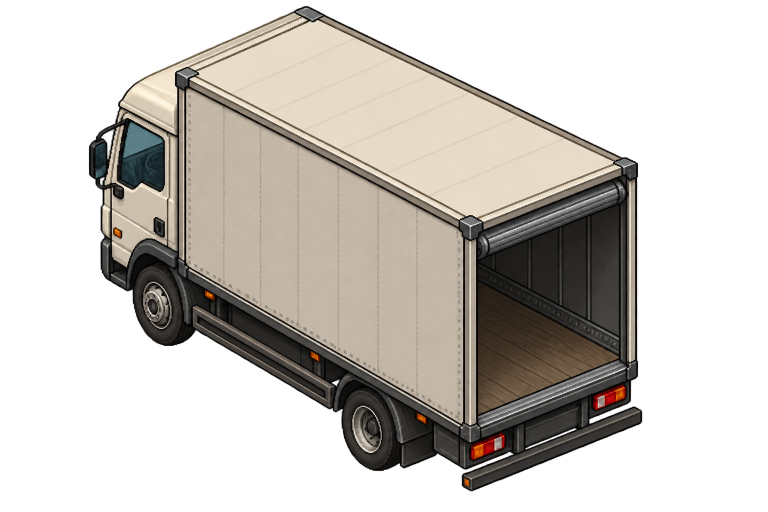
#> input picture output/truck-open-source.png, 1536 x 1024 px (shown at 1/2 size)
$ python build_truck_assets.py
#> lines starting #> are read from the running program, lines starting #| are printed output that depends on the picture; after the words box and inside, x2 and y2 are one past the last pixel; in counts of white or black regions, pixels touching at a corner belong together
"""Prepare the approved truck and an independent cargo-door animation strip."""
from pathlib import Path

from PIL import Image, ImageDraw


ROOT = Path(__file__).resolve().parents[1]
OPEN_SOURCE = ROOT / "output/truck-open-source.png"
CLOSED_SOURCE = ROOT / "output/truck-closed-source.png"
TRUCK_OUTPUT = ROOT / "assets/generated/delivery-truck-open.png"
DOOR_OUTPUT = ROOT / "assets/generated/truck-cargo-door-strip.png"
PREVIEW_OUTPUT = ROOT / "output/truck-cargo-door-animation-preview.png"

SOURCE_BOX = (130, 0, 1330, 1024)
FRAME_SIZE = 512
INNER_SIZE = (496, 423)
OFFSET = (8, 44)
FRAME_PROGRESS = (0.0, 0.25, 0.50, 0.75, 1.0)

# Closed rear-door aperture in full source coordinates.
TOP_LEFT = (956, 426)
TOP_RIGHT = (1250, 335)
BOTTOM_RIGHT = (1250, 719)
BOTTOM_LEFT = (956, 811)


def normalized_y(left_y: float, right_y: float, x: int) -> float:
    ratio = (x - TOP_LEFT[0]) / (TOP_RIGHT[0] - TOP_LEFT[0])
    return left_y + (right_y - left_y) * ratio


def cargo_mask(progress: float, size: tuple[int, int]) -> Image.Image:
    mask = Image.new("L", size, 0)
    pixels = mask.load()
    if progress >= 1:
        return mask
    for x in range(TOP_LEFT[0], TOP_RIGHT[0] + 1):
        top = normalized_y(TOP_LEFT[1], TOP_RIGHT[1], x)
        bottom = normalized_y(BOTTOM_LEFT[1], BOTTOM_RIGHT[1], x)
        visible_until = top + (bottom - top) * (1 - progress)
        for y in range(max(0, int(top)), min(size[1], int(visible_until) + 1)):
            pixels[x, y] = 255
    return mask


def fit_to_frame(image: Image.Image) -> Image.Image:
    cropped = image.crop(SOURCE_BOX).resize(INNER_SIZE, Image.Resampling.NEAREST)
    frame = Image.new("RGBA", (FRAME_SIZE, FRAME_SIZE), (0, 0, 0, 0))
    frame.alpha_composite(cropped, OFFSET)
    return frame


def main() -> None:
    opened = Image.open(OPEN_SOURCE).convert("RGBA")
#> opened is the input picture: PIL image 1536x1024 RGBA; mean R, G, B, A 77.1, 72, 65.1, 116.6
    closed = Image.open(CLOSED_SOURCE).convert("RGBA")
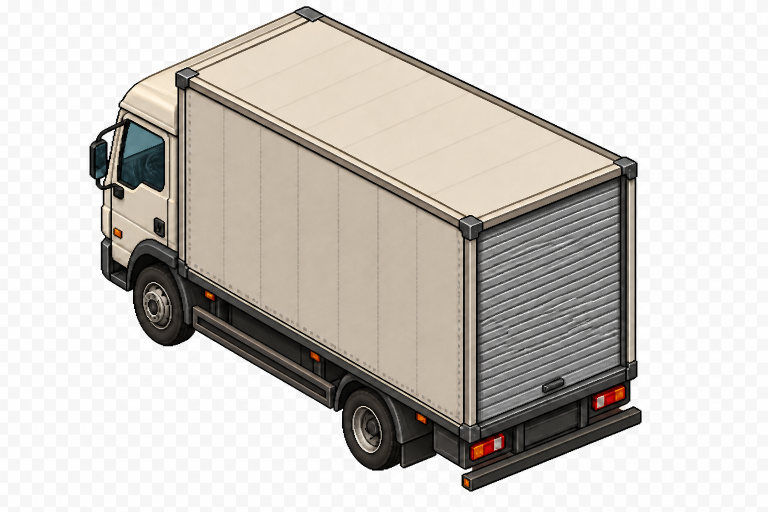
#> input picture output/truck-closed-source.png, 1536 x 1024 px (shown at 1/2 size)
    if opened.size != closed.size:
        raise SystemExit(f"truck sources must align: open={opened.size} closed={closed.size}")

    truck = fit_to_frame(opened)
#> in fit_to_frame, `cropped = image.crop(SOURCE_BOX).resize(INNER_SIZE, Image.Resampling.N..`:
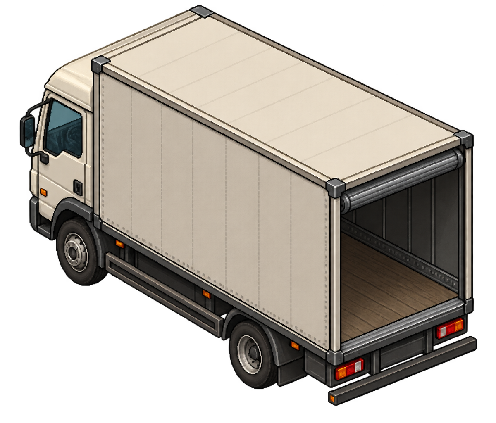
#> cropped: PIL image 496x423 RGBA; mean R, G, B, A 97.1, 90.7, 82.1, 149.3; transparent parts drawn white
#> in fit_to_frame, `frame = Image.new("RGBA", (FRAME_SIZE, FRAME_SIZE), (0, 0, 0, 0))`: frame: PIL image 512x512 RGBA; every value is 0
#> in fit_to_frame, `frame.alpha_composite(cropped, OFFSET)`:
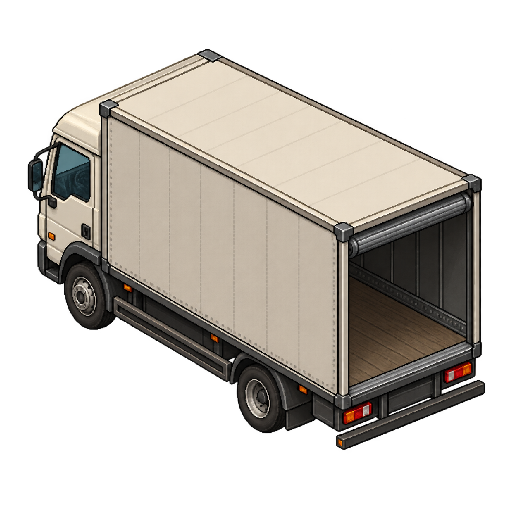
#> frame: PIL image 512x512 RGBA; mean R, G, B, A 68.8, 64.3, 58.5, 119.5; transparent parts drawn white
    strip = Image.new("RGBA", (FRAME_SIZE * len(FRAME_PROGRESS), FRAME_SIZE), (0, 0, 0, 0))
#> strip: PIL image 2560x512 RGBA; every value is 0
    previews = []
    for index, progress in enumerate(FRAME_PROGRESS):
        full_layer = Image.new("RGBA", closed.size, (0, 0, 0, 0))
        mask = cargo_mask(progress, closed.size)
        full_layer.paste(closed, (0, 0), mask)
        layer = fit_to_frame(full_layer)
        strip.alpha_composite(layer, (index * FRAME_SIZE, 0))
        preview = truck.copy()
        preview.alpha_composite(layer)
        previews.append(preview)
#> this loop made 5 passes
#> pass 1, in main, `mask = cargo_mask(progress, closed.size)`:
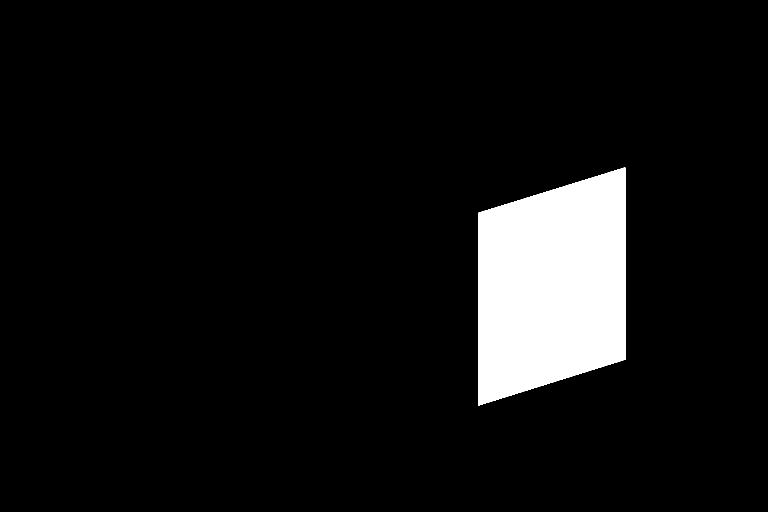
#> mask: PIL image 1536x1024 L (shown at 1/2 size); 7.2% white; 1 white region, box (x1, y1, x2, y2) and area: (956, 335, 1251, 812) 113720
#> pass 1, in fit_to_frame (call 2), `cropped = image.crop(SOURCE_BOX).resize(INNER_SIZE, Image.Resampling.N..`:
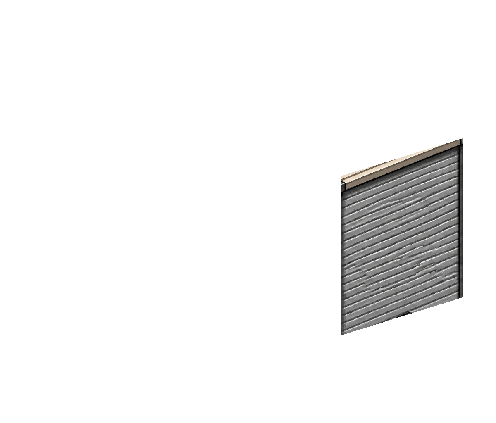
#> cropped: PIL image 496x423 RGBA; mean R, G, B, A 11.5, 11.4, 11.3, 23.6; transparent parts drawn white
#> after the loop:
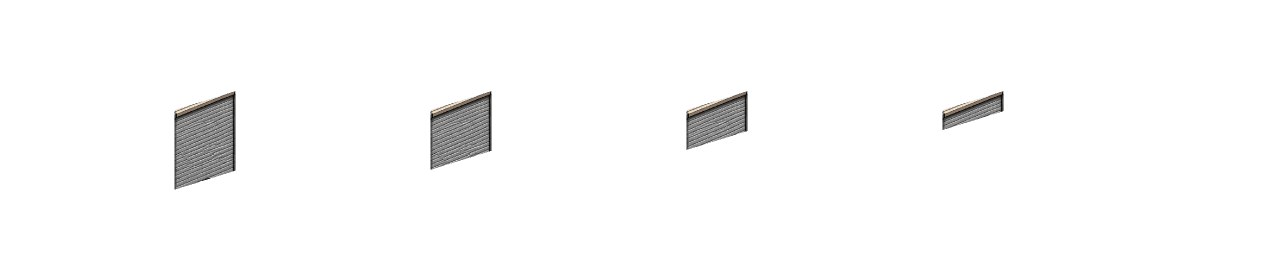
#> strip: PIL image 2560x512 RGBA (shown at 1/2 size); mean R, G, B, A 4.6, 4.5, 4.5, 9.5; transparent parts drawn white
#> after the loop, previews = 5 items

    TRUCK_OUTPUT.parent.mkdir(parents=True, exist_ok=True)
    PREVIEW_OUTPUT.parent.mkdir(parents=True, exist_ok=True)
    truck.save(TRUCK_OUTPUT)
    strip.save(DOOR_OUTPUT)

    gap = 8
    sheet = Image.new("RGBA", (FRAME_SIZE * 5 + gap * 4, FRAME_SIZE), (25, 27, 29, 255))
    for index, preview in enumerate(previews):
        sheet.alpha_composite(preview, (index * (FRAME_SIZE + gap), 0))
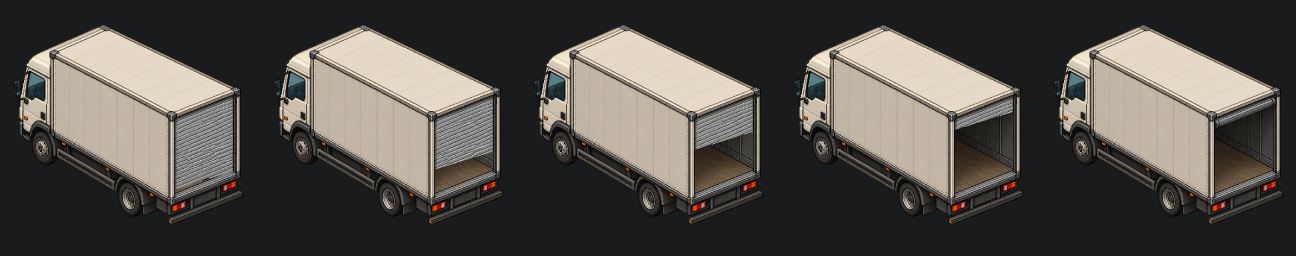
#> sheet: PIL image 2592x512 RGBA (shown at 1/2 size); mean R, G, B, A 82.1, 79, 74.6, 255
    sheet.save(PREVIEW_OUTPUT)
    print(f"wrote {TRUCK_OUTPUT}")
    print(f"wrote {DOOR_OUTPUT}")
    print(f"wrote {PREVIEW_OUTPUT}")


if __name__ == "__main__":
    main()
